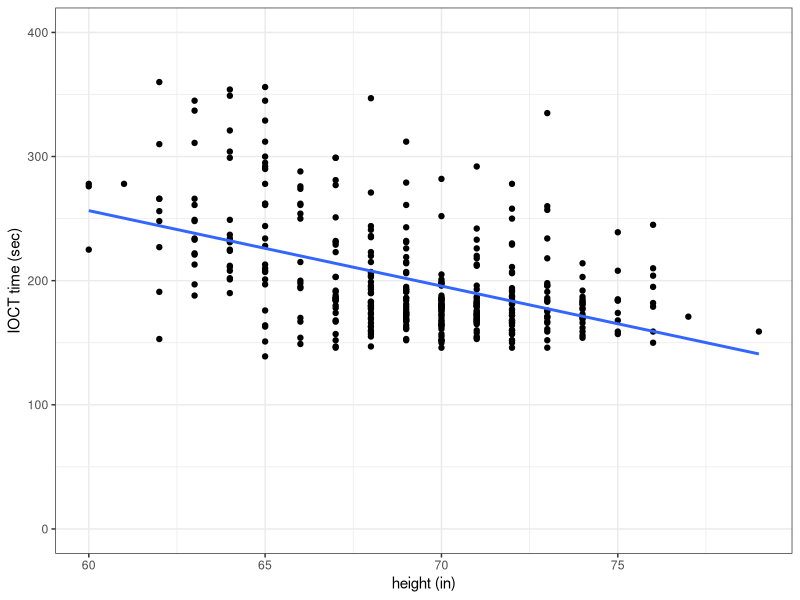
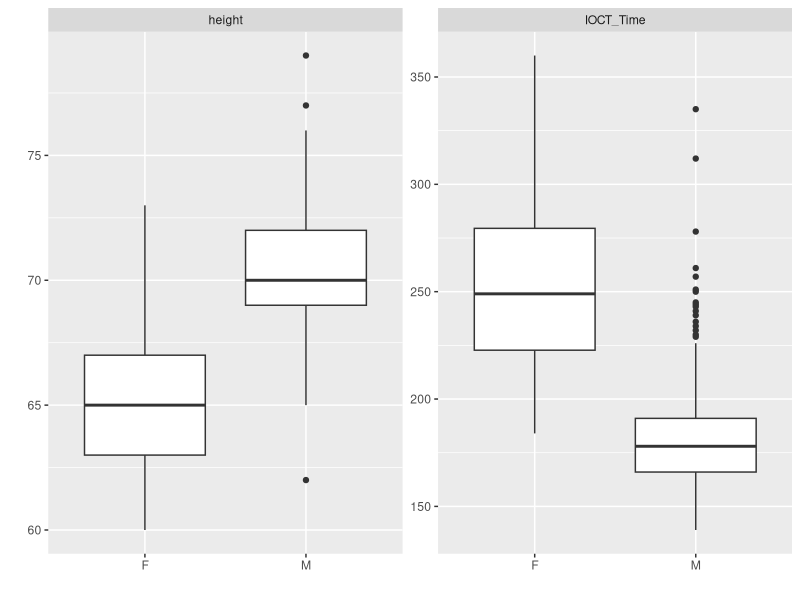
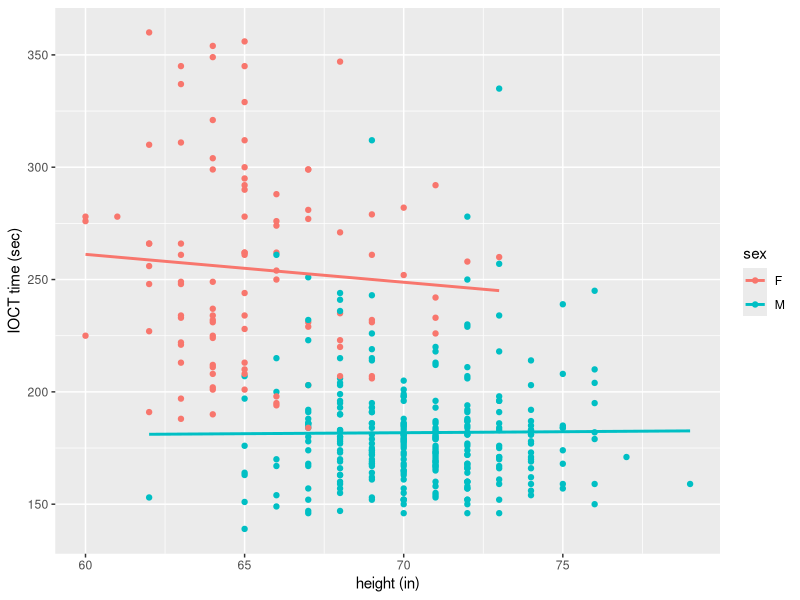

Generate these figures, in order, with R:
## ---- chunk 1
knitr::opts_chunk$set(echo = FALSE,
                      message = FALSE,
                      warning = FALSE)
library(tidyverse)
library(knitr)
library(broom)
## ---- chunk 2
cadets <- read_csv(file = "obstacle_course.csv")

cadets %>% 
  filter(IOCT_Time < 400) %>% 
  ggplot(aes(x = height, y = IOCT_Time)) +
  geom_point() +
  geom_smooth(method = "lm", se = FALSE) +
  ylim(0,400) +
  theme_bw() +
  labs(y = "IOCT time (sec)", x = "height (in)")

cadets %>% 
  filter(IOCT_Time < 400) %>%
  lm(IOCT_Time ~ height, data = .) %>% 
  tidy() %>% 
  kable(digits = 2, caption = "Linear regression output for IOCT times and height.")
## ---- chunk 3
cadets %>%
  filter(IOCT_Time < 400) %>%
  pivot_longer(cols = c(-sex,-athlete),
               names_to = "variable",
               values_to = "value") %>% 
  ggplot(aes(x = sex, y = value)) +
  geom_boxplot() +
  facet_wrap(~variable, scale = "free_y") +
  labs(y = "", x = "")
## ---- chunk 4
cadets %>%
  filter(IOCT_Time < 400) %>%
  ggplot(aes(x = height, y = IOCT_Time, color = sex)) +
  geom_point() +
  geom_smooth(method = "lm", se = FALSE) +
  labs(y = "IOCT time (sec)", x = "height (in)")
## ---- chunk 5
cadets %>%
  filter(IOCT_Time < 400, sex == "F") %>%
  lm(IOCT_Time ~ height, data = .) %>% 
  tidy() %>% 
  kable(digits = 2, caption = "Regression results for female cadets.")

cadets %>%
  filter(IOCT_Time < 400, sex == "M") %>%
  lm(IOCT_Time ~ height, data = .) %>% 
  tidy() %>% 
  kable(digits = 2, caption = "Regression results for male cadets.")
